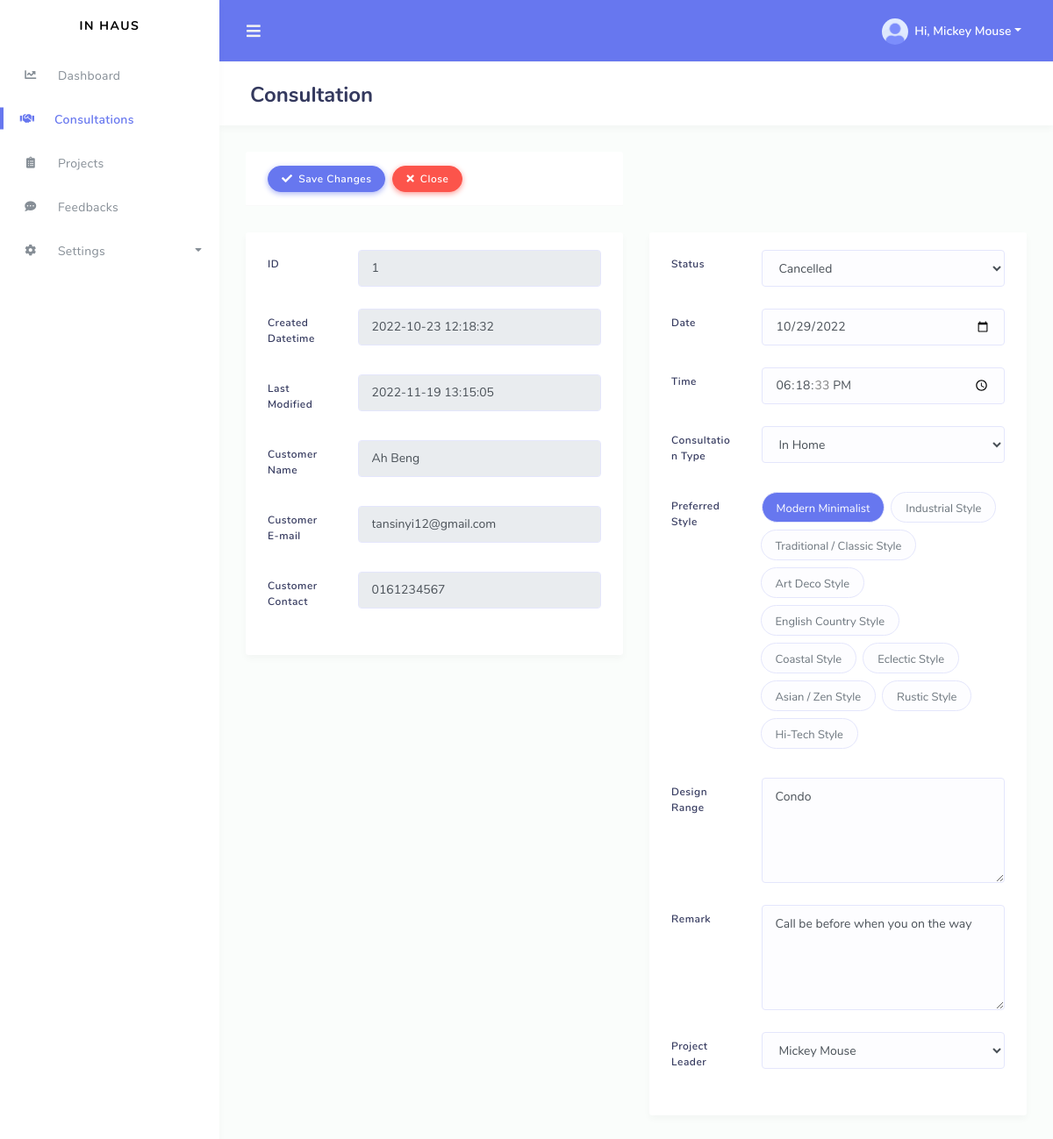
Page /public_html/admin/consultation.php?consultation_id=1 (signed in) on the committed database.
### tables this page shows
CREATE TABLE `consultation` (
  `consultation_id` int(10) UNSIGNED NOT NULL,
  `created_datetime` datetime NOT NULL,
  `last_modified_datetime` datetime NOT NULL,
  `consultation_status` varchar(50) NOT NULL,
  `consultation_date` date NOT NULL,
  `consultation_time` time NOT NULL,
  `consultation_type` varchar(30) NOT NULL,
  `preferred_style` varchar(300) NOT NULL,
  `design_range` varchar(30) NOT NULL,
  `consultation_remark` varchar(300) NOT NULL,
  `cust_id` int(10) UNSIGNED NOT NULL,
  `admin_id` int(10) UNSIGNED DEFAULT NULL
);

CREATE TABLE `user` (
  `user_id` int(11) UNSIGNED NOT NULL,
  `name` varchar(50) NOT NULL,
  `email` varchar(50) NOT NULL,
  `password` varchar(50) NOT NULL,
  `phone_no` varchar(20) DEFAULT NULL,
  `access_level` varchar(50) NOT NULL,
  `status` varchar(20) DEFAULT NULL
);

### public_html/admin/consultation.php (the view, shortened to what this page needs)
<?php
  $dbc = mysqli_connect('localhost', 'root', '');
	mysqli_select_db($dbc, 'in_haus');
  if (!empty($_GET['consultation_id'])) {
		$consultation_id = $_GET['consultation_id'];
		$url = "consultation.php?consultation_id=" . $consultation_id;
		$query = "SELECT * FROM consultation c, user u
              WHERE consultation_id = '$consultation_id'
              AND c.cust_id = u.user_id";
		if ($result = mysqli_query($dbc, $query)) {
			$row = mysqli_fetch_assoc($result);
      $created_datetime = $row['created_datetime'];
      $last_modified_datetime = $row['last_modified_datetime'];
      $cust_name = $row['name'];
      $cust_email = $row['email'];
      $cust_phone_no = $row['phone_no'];
      $consultation_status = $row['consultation_status'];
      $consultation_date = $row['consultation_date'];
      $consultation_time = $row['consultation_time'];
      $consultation_type = $row['consultation_type'];
      $preferred_style = explode(",", $row['preferred_style']);
      $design_range = $row['design_range'];
      $consultation_remark = $row['consultation_remark'];
      $admin_id = $row['admin_id'];
		}
		else {
			$fail_alert = '<p style="color:red;">Could not retrieve the data because: <br/>' . mysqli_error($dbc) . '</p><p>The query being run was: ' . $query . '</p>';
		}
    $query = 'SELECT user_id, name FROM user WHERE access_level = "Project Leader"';
    if ($staffs_result = mysqli_query($dbc, $query)) {
      $staffs = array();
      while ($staff = mysqli_fetch_array($staffs_result)) {
        $staffs[$staff['user_id']] = $staff['name'];
      }
    }
    else {
      $fail_alert = '<p style="color:red;">Could not retrieve the data because: <br/>' . mysqli_error($dbc) . '</p><p>The query being run was: ' . $query . '</p>';
    }
	}
	else {
		header("Location: error_404.php");
	}
?>
<!DOCTYPE html>
<html lang="en">
<head>
  <link rel="stylesheet" href="assets/modules/bootstrap/css/bootstrap.min.css">
  <link rel="stylesheet" href="assets/modules/fontawesome/css/all.min.css">
  <link rel="stylesheet" href="assets/css/style.css">
  <link rel="stylesheet" href="assets/css/components.css">
</head>
<body>
  <div id="app">
    <div class="main-wrapper main-wrapper-1">
        <div class="navbar-bg"></div>
        <?php include("navbar.php"); ?>
      <div class="main-content">
        <section class="section">
          <div class="section-header">
            <h1>Consultation</h1>
          </div>
          <div class="section-body">
            <form action="<?php echo $url; ?>" method="post">
              <div class="row">
                <div class="col-12 col-md-6 col-lg-6">
                  <div class="card shadow-none">
                    <div class="card-header" style="min-height:0px;">
                      <button type="submit" class="btn btn-icon icon-left btn-primary mr-2"><i class="fas fa-check"></i> Save Changes</button>
                      <a href="consultations.php" class="btn btn-icon icon-left btn-danger"><i class="fas fa-times"></i> Close</a>
                    </div>
                  </div>
                </div>
              </div>
              <div class="row">
                <div class="col-12 col-md-6 col-lg-6">
                  <div class="card">
                    <div class="card-body">
                      <div class="form-group row">
                        <label class="col-sm-3 col-form-label">ID</label>
                        <div class="col-sm-9">
                          <input type="text" class="form-control" value="<?php echo $consultation_id; ?>" disabled>
                        </div>
                      </div>
                      <div class="form-group row">
                        <label class="col-sm-3 col-form-label">Created Datetime</label>
                        <div class="col-sm-9">
                          <input type="text" class="form-control" value="<?php echo $created_datetime; ?>" disabled>
                        </div>
                      </div>
                      <div class="form-group row">
                        <label class="col-sm-3 col-form-label">Last Modified</label>
                        <div class="col-sm-9">
                          <input type="text" class="form-control" value="<?php echo $last_modified_datetime; ?>" disabled>
                        </div>
                      </div>
                      <div class="form-group row">
                        <label class="col-sm-3 col-form-label">Customer Name</label>
                        <div class="col-sm-9">
                          <input type="text" class="form-control" value="<?php echo $cust_name; ?>" disabled>
                        </div>
                      </div>
                      <div class="form-group row">
                        <label class="col-sm-3 col-form-label">Customer E-mail</label>
                        <div class="col-sm-9">
                          <input type="email" class="form-control" value="<?php echo $cust_email; ?>" disabled>
                        </div>
                      </div>
                      <div class="form-group row">
                        <label class="col-sm-3 col-form-label">Customer Contact</label>
                        <div class="col-sm-9">
                          <input type="number" class="form-control" value="<?php echo $cust_phone_no; ?>" disabled>
                        </div>
                      </div>
                    </div>
                  </div>
                </div>
                <div class="col-12 col-md-6 col-lg-6">
                  <div class="card">
                      <div class="card-body">
                        <div class="form-group row">
                          <label class="col-sm-3 col-form-label">Status</label>
                          <div class="col-sm-9">
                            <?php if ($consultation_status == "Project Confirmed"): ?>
                              <input type="text" name="consultation_status" class="form-control" value="<?php echo $consultation_status; ?>" disabled>
                            <?php else: ?>
                            <select class="form-control" name="consultation_status" required>
                                <option value="Cancelled" <?php echo ($consultation_status == "Cancelled") ? "selected" : ""; ?>>Cancelled</option>
                            </select>
                            <?php endif; ?>
                          </div>
                        </div>
                        <div class="form-group row">
                          <label class="col-sm-3 col-form-label">Date</label>
                          <div class="col-sm-9">
                            <input type="date" name="consultation_date" class="form-control" value="<?php echo $consultation_date; ?>" required>
                          </div>
                        </div>
                        <div class="form-group row">
                          <label class="col-sm-3 col-form-label">Time</label>
                          <div class="col-sm-9">
                            <input type="time" name="consultation_time" class="form-control" value="<?php echo $consultation_time; ?>" required>
                          </div>
                        </div>
                        <div class="form-group row">
                          <label class="col-sm-3 col-form-label">Consultation Type</label>
                          <div class="col-sm-9">
                              <select class="form-control" name="consultation_type" required>
                                <option value="In Home" <?php echo ($consultation_type == "In Home") ? "selected" : ""; ?>>In Home</option>
                              </select>
                          </div>
                        </div>
                        <div class="form-group row">
                          <label class="col-sm-3 col-form-label">Preferred Style</label>
                          <div class="col-sm-9 selectgroup selectgroup-pills">
                          <?php
                            $style_arr = array("Modern Minimalist", "Industrial Style", "Traditional / Classic Style", "Art Deco Style",
                                      "English Country Style", "Coastal Style", "Eclectic Style", "Asian / Zen Style", "Rustic Style", "Hi-Tech Style");
                            foreach ($style_arr as $s) {
                              if (in_array($s, $preferred_style)) {
                                echo
                                '<label class="selectgroup-item">
                                  <input type="checkbox" name="preferred_style[]" value="' .  $s . '" class="selectgroup-input" checked>
                                  <span class="selectgroup-button">' . $s . '</span>
                                </label>';
                              }
                              else {
                                echo
                                '<label class="selectgroup-item">
                                  <input type="checkbox" name="preferred_style[]" value="' .  $s . '" class="selectgroup-input">
                                  <span class="selectgroup-button">' . $s . '</span>
                                </label>';
                              }
                            }
                          ?>
                          </div>
                        </div>
                        <div class="form-group row">
                          <label class="col-sm-3 col-form-label">Design Range</label>
                          <div class="col-sm-9">
                              <textarea class="form-control" name="design_range" cols="30" rows="10" required><?php echo $design_range; ?></textarea>
                          </div>
                        </div>
                        <div class="form-group row">
                          <label class="col-sm-3 col-form-label">Remark</label>
                          <div class="col-sm-9">
                              <textarea class="form-control" name="consultation_remark" cols="30" rows="10"><?php echo $consultation_remark; ?></textarea>
                          </div>
                        </div>
                        <div class="form-group row">
                          <label class="col-sm-3 col-form-label">Project Leader</label>
                          <div class="col-sm-9">
                              <select class="form-control" name="admin_id" required>
                                <?php
                                  foreach ($staffs as $staff_id => $staff_name) {
                                    if ($staff_id == $admin_id)
                                      echo '<option value="'.$staff_id.'" selected>'.$staff_name.'</option>';
                                    else
                                      echo '<option value="'.$staff_id.'">'.$staff_name.'</option>';
                                  }
                                ?>
                              </select>
                          </div>
                        </div>
                      </div>
                    </div>
                </div>
              </div>
            </form>
          </div>
        </section>
      </div>
    </div>
  </div>
</body>
</html>

### rows in the picture
consultation: created_datetime "2022-10-23 12:18:32", last_modified_datetime "2022-11-19 13:15:05", cust.name "Ah Beng", cust.email "tansinyi12@gmail.com", cust.phone_no "0161234567", consultation_status "Cancelled", consultation_date "10/29/2022", consultation_time "18:18:33", consultation_type "In Home", design_range "Condo", consultation_remark "Call be before when you on the way", admin_id "Mickey Mouse"

### other values in the picture
$logged_in_admin_name "Mickey Mouse"
$s "Modern Minimalist"
$s "Industrial Style"
$s "Traditional / Classic Style"
$s "Art Deco Style"
$s "English Country Style"
$s "Coastal Style"
$s "Eclectic Style"
$s "Asian / Zen Style"
$s "Rustic Style"
$s "Hi-Tech Style"
